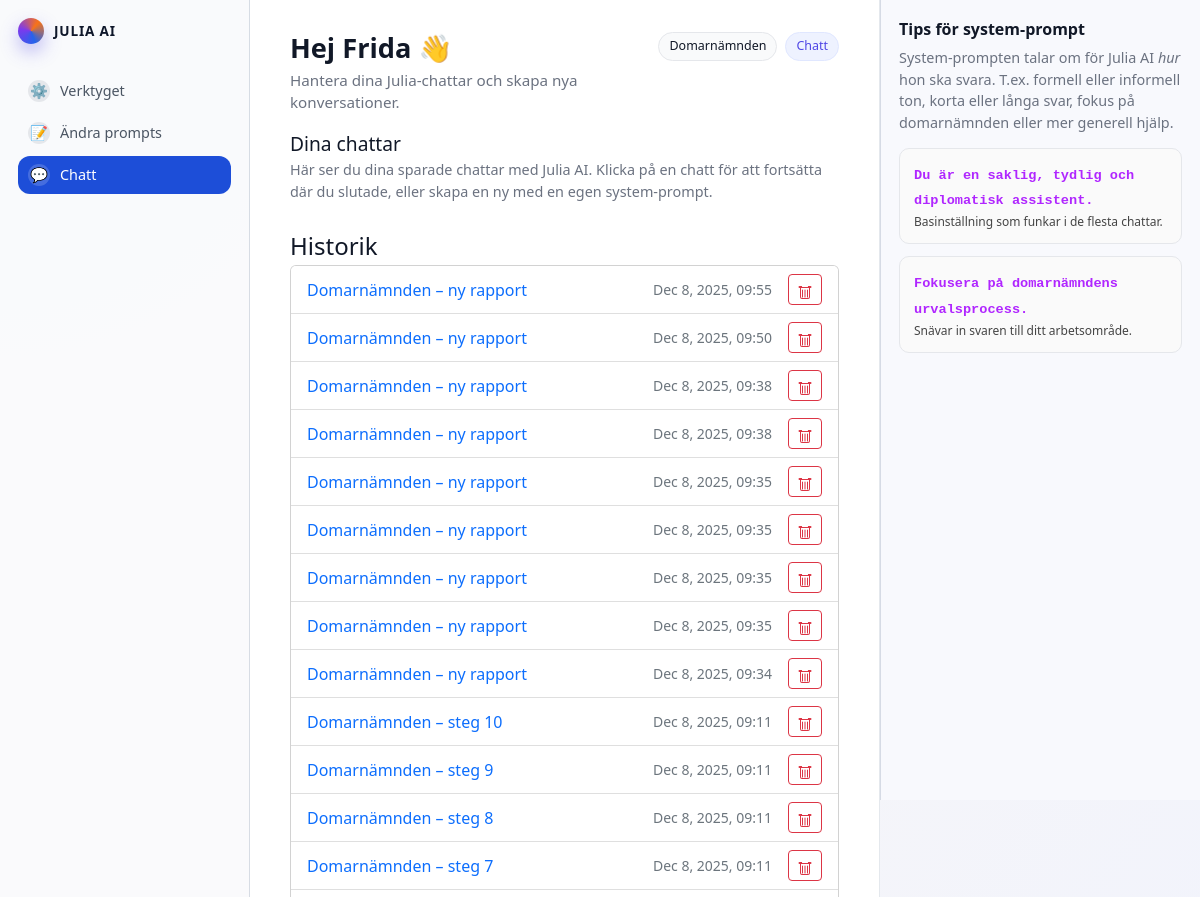
The app's page /chat/ (signed in, upper part), older data.
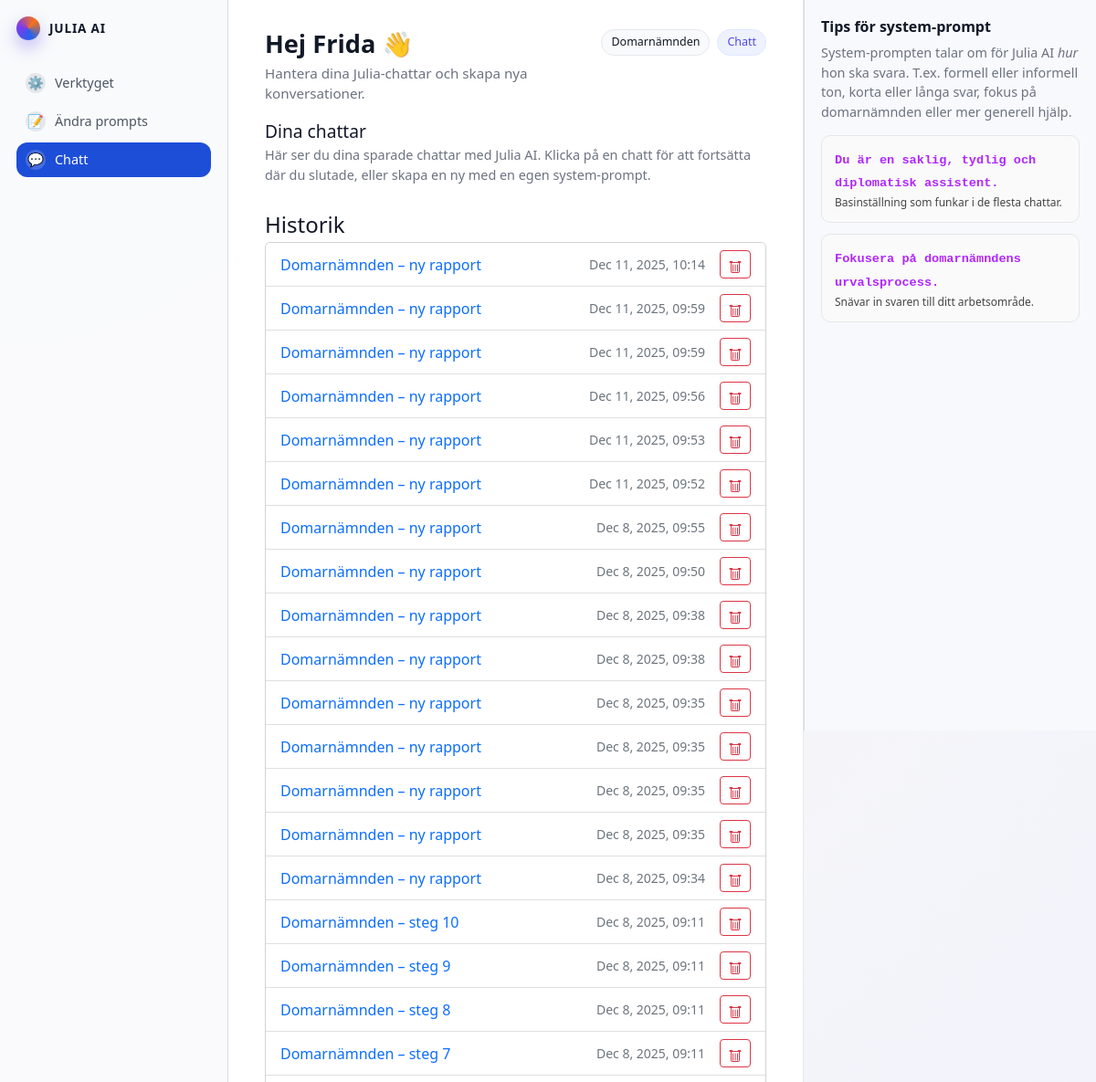
The same page, newer data.
### myapp/models.py (models this page shows, shortened)
class ChatSession(models.Model):
    user = models.ForeignKey(settings.AUTH_USER_MODEL, on_delete=models.CASCADE)
    title = models.CharField(max_length=200, default="Ny chatt")
    flow = models.CharField(max_length=50, blank=True, null=True)  # t.ex. "domarnamnden"
    step = models.PositiveSmallIntegerField(blank=True, null=True) # 1–10
    system_prompt = models.TextField(
        default=(
            "Du är en hjälpsam, saklig och diplomatisk assistent. "
            "Skriv tydligt och konkret, mild tonalitet, inga överdrifter."
        )
    )
    created_at = models.DateTimeField(auto_now_add=True)
    updated_at = models.DateTimeField(auto_now=True)

### myapp/views.py (the view, shortened to what this page needs)
# urls.py: path("chat/", views.chat_home, name="chat_home"),
@login_required
def chat_home(request):
    sessions = ChatSession.objects.filter(user=request.user).order_by("-updated_at")
    return render(request, "chat_home.html", {"sessions": sessions})

### templates/chat_home.html (shortened to what this page needs)
{% load static %}
<!DOCTYPE html>
<html lang="sv">
<head>
    <link href="https://cdn.jsdelivr.net/npm/bootstrap@5.2.3/dist/css/bootstrap.min.css" rel="stylesheet">
    <link rel="stylesheet" href="{% static 'css/style.css' %}">
</head>
<body id="page-top">
  <div class="app-shell">
    <aside class="sidebar">
      <div class="sidebar-brand">
        <span class="brand-dot"></span>
        <span class="brand-text">Julia AI</span>
      </div>
      <nav class="sidebar-nav">
        <a href="{% url 'index' %}" class="sidebar-link">
          <span class="sidebar-icon">⚙️</span>
          <span>Verktyget</span>
        </a>
        <a href="{% url 'prompt_editor' %}" class="sidebar-link">
          <span class="sidebar-icon">📝</span>
          <span>Ändra prompts</span>
        </a>
        <a href="{% url 'chat_home' %}" class="sidebar-link sidebar-link-active">
          <span class="sidebar-icon">💬</span>
          <span>Chatt</span>
        </a>
      </nav>
    </aside>
    <main class="main-area">
      <header class="page-header">
        <div>
          <h1>Hej {{ user.first_name|default:user.username }} 👋</h1>
          <p>Hantera dina Julia-chattar och skapa nya konversationer.</p>
        </div>
        <div class="page-header-meta">
          <span class="pill">Domarnämnden</span>
          <span class="pill pill-soft">Chatt</span>
        </div>
      </header>
      <section id="chat-home">
        <div class="adminui-layout">
          <div class="adminui-main">
            <div class="adminui-container">
              <h2 class="adminui-title" style="margin-top:0;">Dina chattar</h2>
              <p class="adminui-intro">
                Här ser du dina sparade chattar med Julia AI. Klicka på en chatt för att fortsätta där du slutade,
                eller skapa en ny med en egen system-prompt.
              </p>
              <div class="adminui-container" style="margin-bottom:32px;">
                <h3 class="adminui-subtitle">Historik</h3>
                <div class="card p-0">
                  <div class="list-group list-group-flush">
                    {% for s in sessions %}
                      <div class="list-group-item d-flex align-items-center gap-2">
                        <a class="flex-grow-1 text-decoration-none"
                           href="{% url 'chat_session' s.id %}">
                          {{ s.title }}
                        </a>
                        <small class="text-muted me-2">
                          {{ s.updated_at|date:"M j, Y, H:i" }}
                        </small>
                        <form action="{% url 'chat_delete' s.id %}" method="post"
                              onsubmit="return confirm('Ta bort denna chatt? Det går inte att ångra.');">
                          <button type="submit" class="btn btn-sm btn-outline-danger" title="Ta bort">
                          </button>
                        </form>
                      </div>
                    {% empty %}
                      <div class="list-group-item text-muted">Ingen historik ännu.</div>
                    {% endfor %}
                  </div>
                </div>
              </div>
            </div>
          </div>
        </div>
      </section>
    </main>
    <aside class="right-panel">
      <h3 class="assistant-title">Tips för system-prompt</h3>
      <p class="assistant-help adminui-intro">
        System-prompten talar om för Julia AI <em>hur</em> hon ska svara.
        T.ex. formell eller informell ton, korta eller långa svar,
        fokus på domarnämnden eller mer generell hjälp.
      </p>
      <div class="tag-box">
        <div class="tag-box-left">
          <code>Du är en saklig, tydlig och diplomatisk assistent.</code>
          <p>Basinställning som funkar i de flesta chattar.</p>
        </div>
      </div>
      <div class="tag-box">
        <div class="tag-box-left">
          <code>Fokusera på domarnämndens urvalsprocess.</code>
          <p>Snävar in svaren till ditt arbetsområde.</p>
        </div>
      </div>
    </aside>
  </div>
</body>
</html>

### static/css/style.css (style rules this page uses)
:root { --brand-primary: #2563eb; --brand-secondary: #7c3aed; --bg-app: #f3f4f8; --surface: #ffffff; --border-subtle: #e5e7eb; --text-main: #111827; --text-muted: #6b7280; --radius-lg: 18px; --radius-xl: 22px; }
*, *::before, *::after { box-sizing: border-box; }
html, body { height: 100%; }
body { margin: 0; font-family: system-ui, -apple-system, BlinkMacSystemFont, "Segoe UI", sans-serif; background: radial-gradient(circle at top left, #e0f2fe, #f5f5f9 45%, #eef2ff 90%); color: var(--text-main); }
.tag-box { background: #ffffff; border: 1px solid #e5e7eb; border-radius: 8px; padding: 10px 12px; margin-bottom: 12px; }
.tag-box code { font-family: monospace; font-size: 0.85rem; color: #bd0f83; font-weight: 600; }
.tag-box p { font-size: 0.75rem; margin: 4px 0 0; color: #444; }
.tag-box { background: #fafafa; border: 1px solid #e5e7eb; border-radius: 10px; padding: 12px 14px; display: flex; align-items: center; justify-content: space-between; gap: 12px; margin-bottom: 12px; }
.tag-box-left code { font-family: monospace; font-size: 0.85rem; color: #B026FF; }
.tag-box-left p { font-size: 0.75rem; color: #444; margin: 2px 0 0; }
.app-shell { display: grid; grid-template-columns: 250px minmax(0, 1fr) 320px; min-height: 100vh; }
.sidebar { background: rgba(250, 250, 252, 0.98); border-right: 1px solid rgba(148, 163, 184, 0.35); padding: 18px 18px 14px; display: flex; flex-direction: column; gap: 18px; }
.sidebar-brand { display: flex; align-items: center; gap: 10px; font-weight: 700; letter-spacing: 0.06em; text-transform: uppercase; font-size: 0.85rem; color: #0f172a; }
.brand-dot { width: 26px; height: 26px; border-radius: 999px; background: conic-gradient(from 160deg, #2563eb, #7c3aed, #f97316, #2563eb); box-shadow: 0 8px 18px rgba(79, 70, 229, 0.35); }
.sidebar-nav { margin-top: 10px; display: flex; flex-direction: column; gap: 4px; }
.sidebar-link { display: flex; align-items: center; gap: 10px; padding: 8px 10px; border-radius: 12px; font-size: 0.9rem; color: #4b5563; text-decoration: none; transition: background 0.15s ease, color 0.15s ease, transform 0.05s ease; }
.sidebar-icon { width: 22px; height: 22px; border-radius: 999px; background: #e5e7eb; display: inline-flex; align-items: center; justify-content: center; font-size: 0.9rem; }
.sidebar-link-active { background: #1d4ed8; color: #ffffff; }
.sidebar-link-active .sidebar-icon { background: rgba(255, 255, 255, 0.18); }
.main-area { padding: 32px 40px 40px; display: flex; flex-direction: column; gap: 18px; background: #ffffff; border-right: 1px solid rgba(148, 163, 184, 0.25); }
.page-header { display: flex; justify-content: space-between; align-items: flex-start; gap: 16px; }
.page-header h1 { margin: 0; font-size: 1.7rem; font-weight: 700; }
.page-header p { margin: 4px 0 0; font-size: 0.95rem; color: var(--text-muted); }
.page-header-meta { display: flex; gap: 8px; align-items: center; }
.pill { border-radius: 999px; padding: 4px 10px; font-size: 0.78rem; border: 1px solid #e5e7eb; background: #f9fafb; }
.pill-soft { background: #eef2ff; border-color: #e0e7ff; color: #4f46e5; }
.right-panel { border-left: 1px solid rgba(148, 163, 184, 0.35); background: rgba(248, 249, 253, 0.98); padding: 20px 18px; }
.adminui-layout { width: 100%; margin: 0 auto 32px; }
.adminui-container { position: relative; background: transparent; border-radius: 0; padding: 0; box-shadow: none; overflow: visible; }
.adminui-container::before { content: none; }
.adminui-title { font-size: 1.2rem; margin-bottom: 4px; }
.adminui-subtitle { margin-top: 30px; font-size: 1.5rem; margin-bottom: 4px; font-weight: 500; }
.adminui-intro { font-size: 0.9rem; color: var(--text-muted); margin-bottom: 14px; }
.assistant-title { font-size: 1rem; font-weight: 600; margin-bottom: 8px; }
.right-panel { border-left: 1px solid rgba(148, 163, 184, 0.35); background: rgba(248, 249, 253, 0.98); padding: 20px 18px; position: sticky; top: 0; max-height: 100vh; overflow-y: auto; display: flex; flex-direction: column; }

Row changes from the older to the newer data that the page shows:
added ChatSession: title "Domarnämnden – ny rapport", updated_at "Dec 11, 2025, 10:14"
added ChatSession: title "Domarnämnden – ny rapport", updated_at "Dec 11, 2025, 09:59"
added ChatSession: title "Domarnämnden – ny rapport", updated_at "Dec 11, 2025, 09:59"
added ChatSession: title "Domarnämnden – ny rapport", updated_at "Dec 11, 2025, 09:56"
added ChatSession: title "Domarnämnden – ny rapport", updated_at "Dec 11, 2025, 09:53"
added ChatSession: title "Domarnämnden – ny rapport", updated_at "Dec 11, 2025, 09:52"
